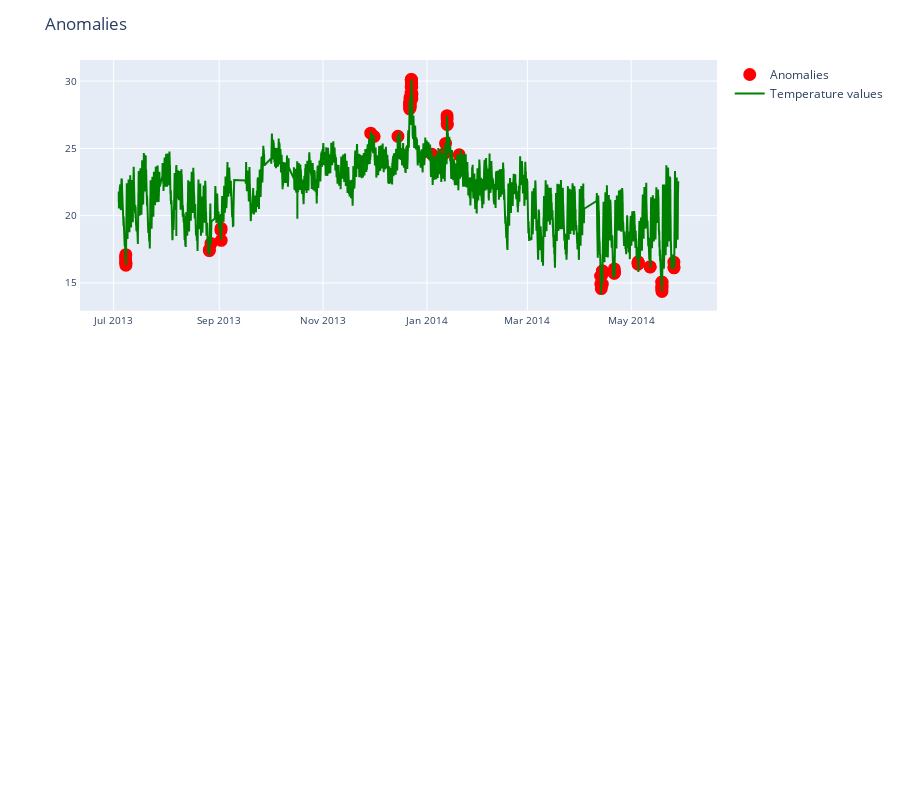

Notebook code cell kept with this figure:
### Code cell
def anomaly_plot(df):
    df.timestamp = pd.to_datetime(df['timestamp'].astype(str), format="%Y-%m-%d %H:%M:%S")
    dates = df.timestamp
    #Identifying the anomalies
    bool_array = (abs(df['anomaly']) > 0)
    actuals = df["value"][-len(bool_array):]
    anomaly_points = bool_array * actuals
    anomaly_points[anomaly_points == 0] = np.nan
    #Ploting the points
    normal = go.Scatter(name='Temperature values', x=dates, y=df['value'], xaxis='x1', yaxis='y1', mode='lines',
                         marker=dict(size=12,
                                 line=dict(width=1),
                                 color="green"))
    #Anomaly Points
    map_of_anomalies = go.Scatter(name="Anomalies",showlegend=True,x=dates,y=anomaly_points, mode='markers', xaxis='x1', yaxis='y1',  marker=dict(color="red",size=11,
                                    line=dict(color="red",
                                               width=2)))
    axis = dict(showline=True,zeroline=False, showgrid=True,mirror=True,ticklen=4,tickfont=dict(size=10))
    layout = dict(width=900,height=800,autosize=False,title='Anomalies',margin=dict(t=60),showlegend=True,xaxis1=dict(axis, **dict(domain=[0, 1], anchor='y1', showticklabels=True)),yaxis1=dict(axis, **dict(domain=[2 * 0.21 + 0.20, 1], anchor='x1', hoverformat='.3f')))
    figure = go.Figure(data=[map_of_anomalies, normal], layout=layout)
    iplot(figure)
    pyplot.show()
anomaly_plot(dataframe)

### Figure 1 — Plotly figure (JSON) as saved in the notebook; plotly's stock layout.template omitted (floating-point values rounded to 4 significant figures; data arrays with more than 128 entries replaced by an {"elided": "..."} marker saying what was removed)
{"data": [{"marker": {"color": "red", "line": {"color": "red", "width": 2}, "size": 11}, "mode": "markers", "name": "Anomalies", "showlegend": true, "type": "scatter", "x": {"elided": "7267 str values"}, "xaxis": "x", "y": {"elided": "7267 float values"}, "yaxis": "y"}, {"marker": {"color": "green", "line": {"width": 1}, "size": 12}, "mode": "lines", "name": "Temperature values", "type": "scatter", "x": {"elided": "7267 str values"}, "xaxis": "x", "y": {"elided": "7267 float values"}, "yaxis": "y"}], "layout": {"autosize": false, "height": 800, "margin": {"t": 60}, "showlegend": true, "title": {"text": "Anomalies"}, "width": 900, "xaxis": {"anchor": "y", "domain": [0, 1], "mirror": true, "showgrid": true, "showline": true, "showticklabels": true, "tickfont": {"size": 10}, "ticklen": 4, "zeroline": false}, "yaxis": {"anchor": "x", "domain": [0.62, 1], "hoverformat": ".3f", "mirror": true, "showgrid": true, "showline": true, "tickfont": {"size": 10}, "ticklen": 4, "zeroline": false}}}
